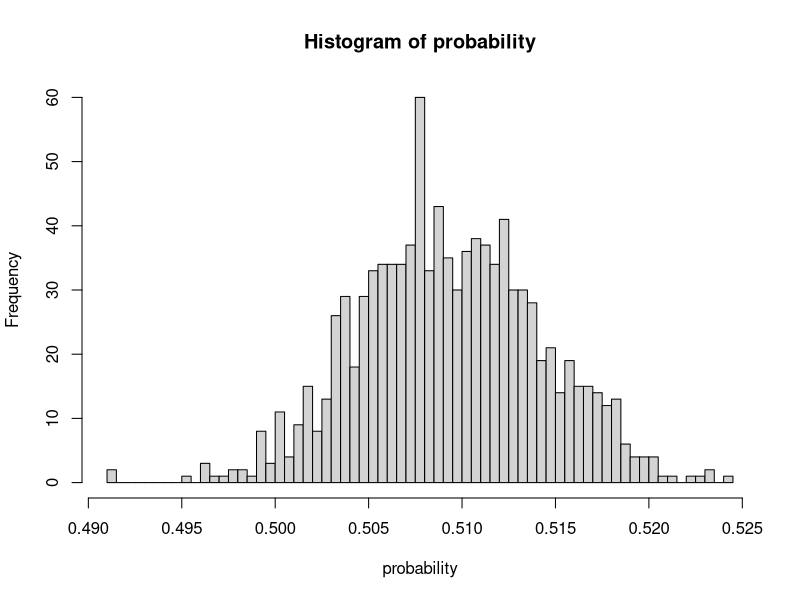
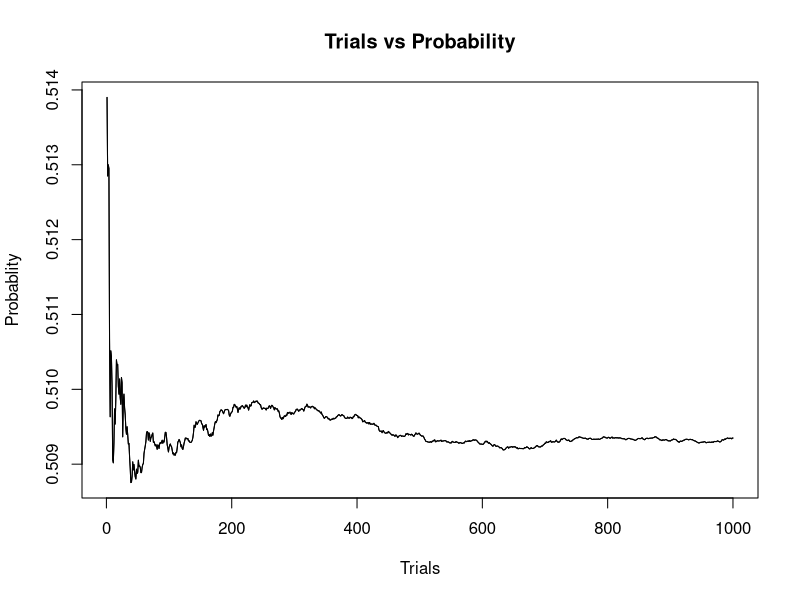

The R source for these figures, in order:
buffoneedle <- function(n, L, a){
  hit = 0
  for(i in 1:n) {
    x <- runif(1, 0, 1)
    y <- runif(1, 0, 1)
    while(x^2 + y^2 > 1) { # no points outside of unit circle
      x <- runif(1, 0, 1)
      y <- runif(1, 0, 1)
    }	
    theta <- atan(y/x) # the random angle
    d <- runif(1, 0, (L/2)) # distance of needle midpoint to nearest line
    if(d <= (a/2)*sin(theta)) {
      hit <- hit + 1
    } 
  }
  prob = hit/n
}
numGame = 1000
ans <- rep(0, numGame)
for(i in 1:numGame){
  ans[i] <- buffoneedle(10000, 1, 0.8)
}
hist(ans, breaks = 50, xlab = "probability", main = "Histogram of probability")
mean <- rep(0, numGame)
for(i in 1:numGame){
  mean[i] = mean(ans[0:i])
}
plot(c(1:1000), mean, xlab = "Trials", ylab = "Probablity",
     main = "Trials vs Probability", type = "l")
lines(c(1:1000), mean)